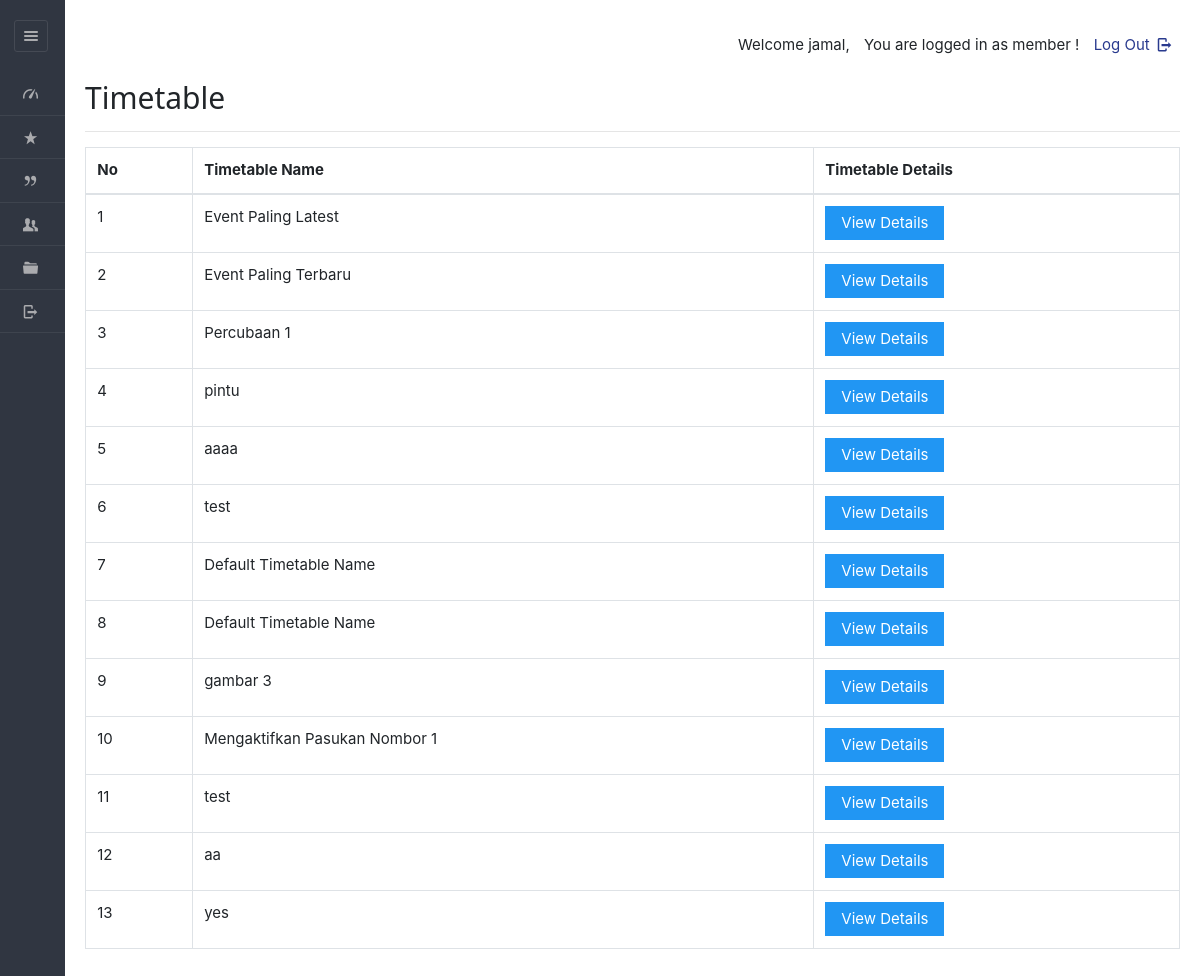
/dashboard/coach/viewroutine.php (signed in), run on an earlier commit of the app's database.
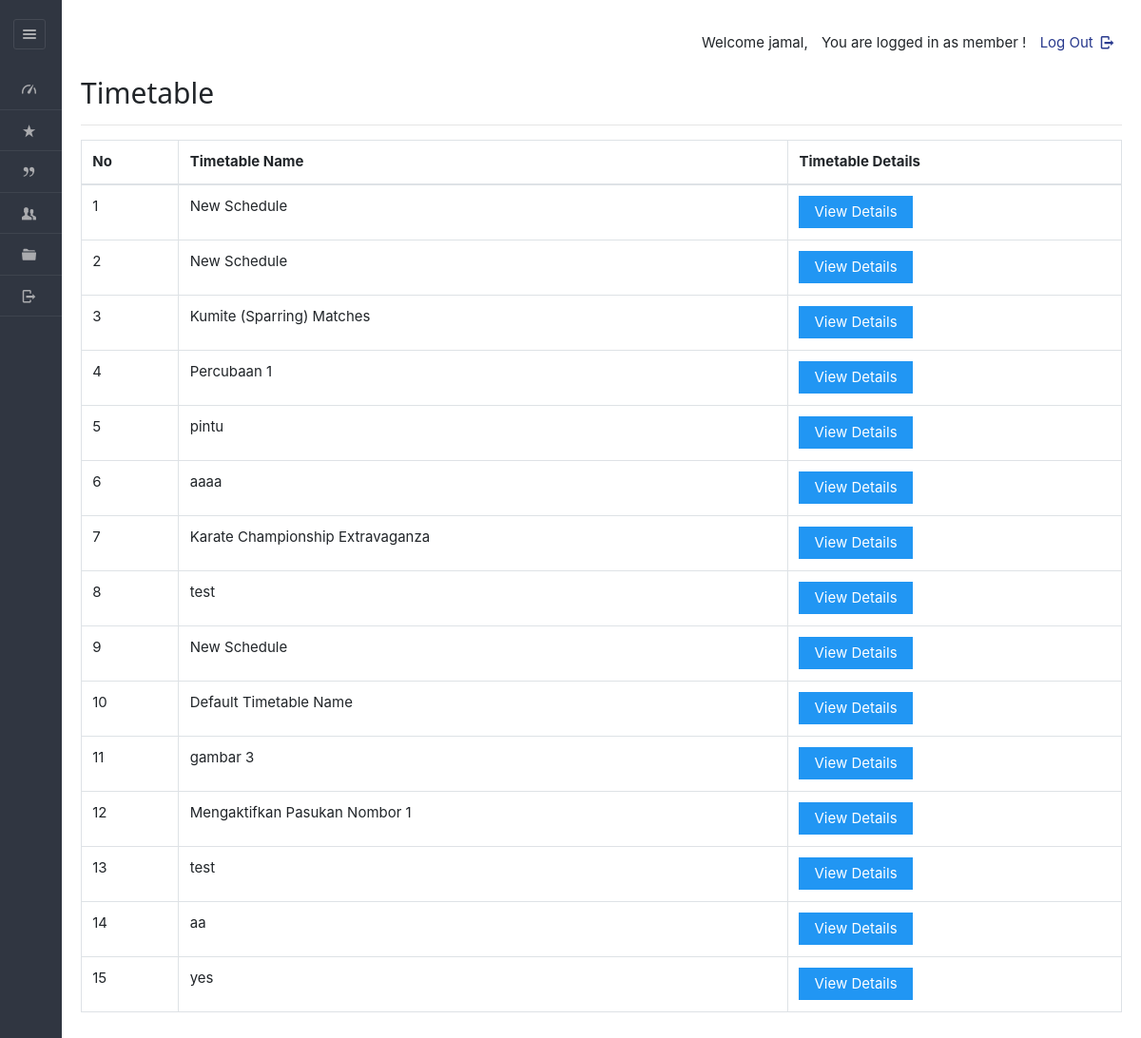
And on a later commit of the database.
### tables this page shows
CREATE TABLE IF NOT EXISTS `sports_timetable` (
  `tid` varchar(45) NOT NULL,
  `planid` varchar(50) DEFAULT NULL,
  `staffid` varchar(50) DEFAULT NULL,
  `tname` varchar(45) NOT NULL,
  `hasApproved` varchar(10) NOT NULL,
  PRIMARY KEY (`tid`)
);

### dashboard/coach/viewroutine.php (the view, shortened to what this page needs)
<!DOCTYPE html>
<html lang="en">
<head>
	<link rel="stylesheet" href="../../css/style.css"  id="style-resource-5">
    <link rel="stylesheet" href="../../css/dashMain.css">
    <link rel="stylesheet" type="text/css" href="../../css/entypo.css">
	<link href="a1style.css" rel="stylesheet" type="text/css">
	<link rel="stylesheet" href="../../css/bootstrap.min.css">
	<link rel="stylesheet" href="../../css/dashboard/sidebar.css">
</head>
     <body class="page-body  page-fade" onload="collapseSidebar()">
    	<div class="page-container sidebar-collapsed" id="navbarcollapse">
		<div class="sidebar-menu">
			<header class="logo-env">
					<div class="sidebar-collapse" onclick="collapseSidebar()">
				<a href="#" class="sidebar-collapse-icon with-animation">
					<i class="entypo-menu"></i>
				</a>
			</div>
			</header>
    		<?php include('nav.php'); ?>
    	</div>
    		<div class="main-content">
				<div class="row">
					<div class="col-md-6 col-sm-8 clearfix">
					</div>
					<div class="col-md-6 col-sm-4 clearfix hidden-xs">
						<ul class="list-inline links-list pull-right">
							<li>
								<a href="logout.php">
									Log Out <i class="entypo-logout right"></i>
								</a>
							</li>
						</ul>
					</div>
				</div>
			<h2>Timetable</h2>
		<hr />
		<table class="table table-bordered datatable" id="table-1" border=1>
				<tr>
					<th>No</th>
					<th>Timetable Name</th>
					<th>Timetable Details</th>
				</tr>
				<tbody>
				<?php
					$query  = "select * from sports_timetable";
					$result = mysqli_query($con, $query);
					$sno    = 1;
					if (mysqli_affected_rows($con) != 0)
					{
					    while ($row = mysqli_fetch_array($result, MYSQLI_ASSOC))
						{
					                 echo "<tr><td>".$sno."</td>";
					                echo "<td>" . $row['tname'] . "</td>";
					                $sno++;
					              echo '<td><a href="viewdetailroutine.php?id='.$row['tid'].'"><input type="button" class="a1-btn a1-blue" value="View Details" ></a></td></tr>';
					    }
					}
					?>
				</tbody>
		</table>
    	</div>
    </body>
</html>

What changed in the data, as far as the page shows it:
removed sports_timetable: tname "Event Paling Latest"
removed sports_timetable: tname "Event Paling Terbaru"
removed sports_timetable: tname "Default Timetable Name"
added sports_timetable: tname "New Schedule"
added sports_timetable: tname "New Schedule"
added sports_timetable: tname "Kumite (Sparring) Matches"
added sports_timetable: tname "Karate Championship Extravaganza"
added sports_timetable: tname "New Schedule"
